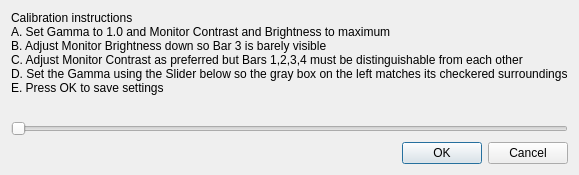
<?xml version="1.0" encoding="UTF-8"?>
<ui version="4.0">
 <class>GammaDialog</class>
 <widget class="QDialog" name="GammaDialog">
  <property name="windowTitle">
   <string>Gamma</string>
  </property>
  <layout class="QVBoxLayout" name="verticalLayout">
   <item>
    <widget class="QLabel" name="instructionsLabel">
     <property name="text">
      <string>Calibration instructions
A. Set Gamma to 1.0 and Monitor Contrast and Brightness to maximum
B. Adjust Monitor Brightness down so Bar 3 is barely visible
C. Adjust Monitor Contrast as preferred but Bars 1,2,3,4 must be distinguishable from each other
D. Set the Gamma using the Slider below so the gray box on the left matches its checkered surroundings
E. Press OK to save settings</string>
     </property>
     <property name="wordWrap">
      <bool>true</bool>
     </property>
    </widget>
   </item>
   <item>
    <widget class="QLabel" name="gammaValueLabel">
     <property name="text">
      <string/>
     </property>
    </widget>
   </item>
   <item>
    <widget class="QSlider" name="gammaSlider">
     <property name="minimum">
      <number>10</number>
     </property>
     <property name="maximum">
      <number>30</number>
     </property>
     <property name="orientation">
      <enum>Qt::Horizontal</enum>
     </property>
    </widget>
   </item>
   <item>
    <widget class="QDialogButtonBox" name="buttonBox">
     <property name="standardButtons">
      <set>QDialogButtonBox::Cancel|QDialogButtonBox::Ok</set>
     </property>
    </widget>
   </item>
  </layout>
 </widget>
 <resources/>
 <connections/>
</ui>
